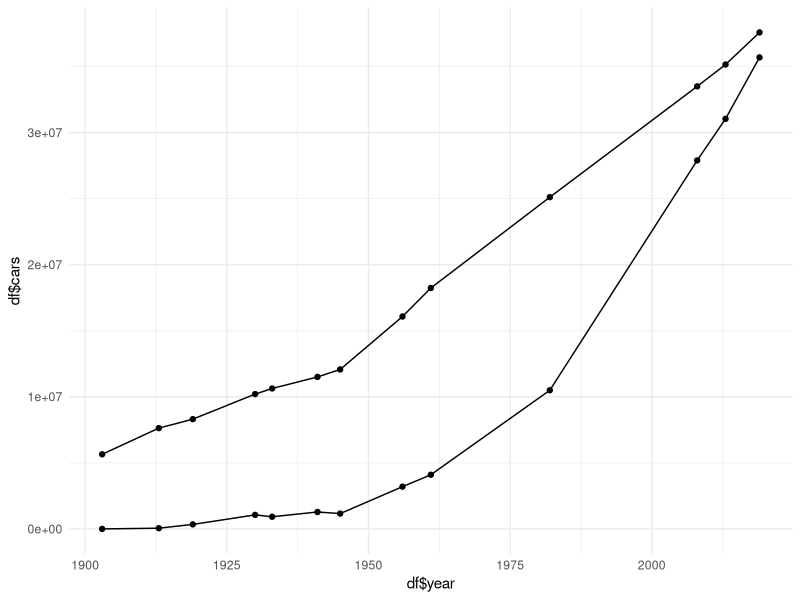
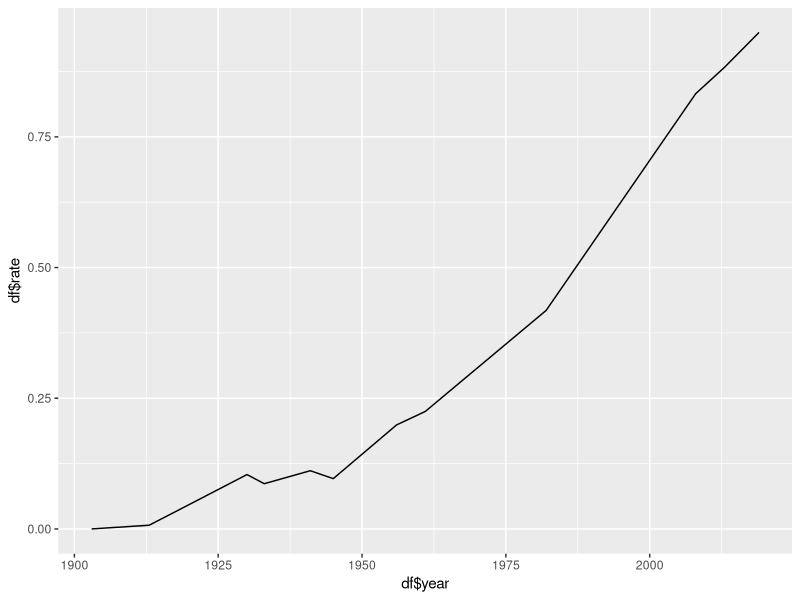

The R script that drew these images, in order:
library(ggplot2)

setwd("~/Dropbox/teach/ggr424-2022/classes/2")

df <- read.csv("cars_canada.csv")

df$rate <- df$cars / df$people

df

ggplot() + 
  geom_point(aes(x = df$year, y = df$cars)) +
  geom_point(aes(x = df$year, y = df$people)) + 
  geom_line(aes(x = df$year, y = df$cars)) +
  geom_line(aes(x = df$year, y = df$people)) +
  theme_minimal()


ggplot() + 
  geom_line(aes(x = df$year, y = df$rate))
